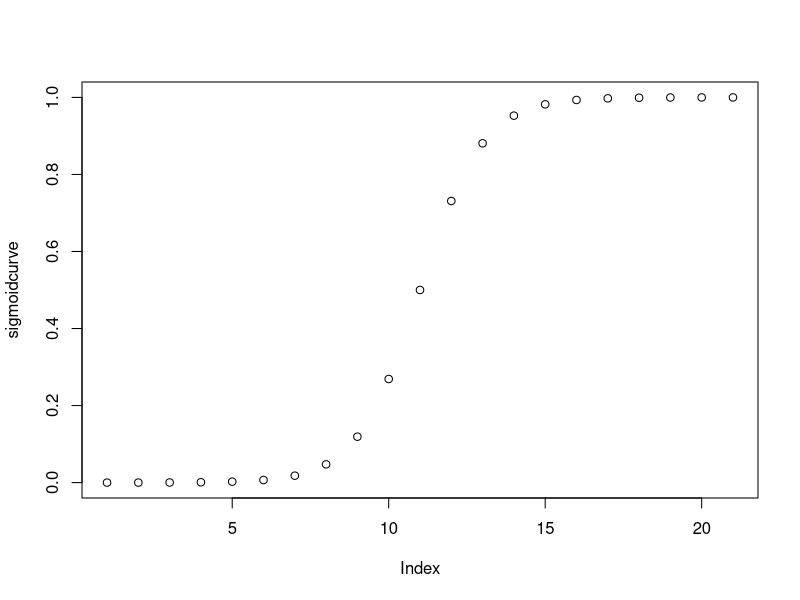

This figure's R source: (Note: this script raises an error after producing the figure.)
#source('load-mnist-data.R') # run this once, and then comment out to save processing time.

n.inputs <- 784 # The input images are 28x28, for a total of 784 pixels
n.hidden <- 60 # Number of hidden layer nodes. You can adjust this parameter once you get the network working.
n.output <- 10 # Number of output nodes. Needs to be 10. This is coarse coding the category--each node corresponds to a digit (0-9).
learning.rate <- 0.3# Learning rate parameter for backprop. You can adjust this.

# The full data set has 60,000 training examples and 10,000 test examples. Running the network on all of these
# can take several minutes at a minimum. To speed up development and testing, we'll randomly sample a subset
# of the training and testing examples for each epoch. We'll draw the sample from the full set of examples for 
# each epoch to avoid overfitting the network to a particular set of training examples.

epoch.train.size <- 100 # randomly sample this many training examples (max = 60,000)
epoch.test.size <- 50 # randomly sample this many test examples (max=10,000)

# This is the sigmoid activation function.
sigmoid.activation <- function(x){
  return(1 / (1+exp(-x)))
}

# Add some code to visualize the sigmoid activation function from x=-10 to x=10.

sigmoidcurve <- c()

count <- 1
for(var in -10:10) {
  sigmoidcurve[count] <- sigmoid.activation(var)
  count <- count + 1
}

plot(sigmoidcurve)

# Initializing the matrices to hold the connection weights.
# We'll create one matrix for the weights from the input to hidden layer, and another for the weights from the 
# hidden to output layer. (You could write more effecient code by merging these into the same variable, but
# this approach makes it a little bit easier to understand what is happening in the code).
# The weights are initialized to random numbers drawn from a normal distribution with mean=0 & sd=0.1.
input.to.hidden.weights  <- matrix(rnorm(n.inputs*n.hidden,mean=0,sd=0.1), nrow=n.inputs, ncol=n.hidden)
hidden.to.output.weights <- matrix(rnorm(n.hidden*n.output,mean=0,sd=0.1), nrow=n.hidden, ncol=n.output)

# Write the forward pass function for the network.
# The input parameter will be a vector that is n.inputs long.
# You should first calculate the activation of the hidden layer, and then calculate the activation
# of the output layer. We're going to need both sets of activations in the backprop method, so I've
# written the return() statement to return both hidden.layer and output.layer activations. Your
# job is to create the hidden.layer and output.layer variables in the appropriate way.
# Don't forget to use the sigmoid.activation function created above.

hidden.Activ <- c()
output.Activ <- c()

forward.pass <- function(input, inToHid, hidToOut){
  # print(input)
  # print(paste("sigmoid input: ", sigmoid.activation(input)))
  # sigIn <- sigmoid.activation(input)

  hidden.layer.activation <- c()

  count <- 1
  for(col in 1:ncol(inToHid)) {
     # allInputTotal <- 0
    # for(item in 1:nrow(input.to.hidden.weights)) {

    #   # print(paste("current weight: ",input.to.hidden.weights[item,col] ))
    #   # print(paste("Current input: ", input[count]))

    #   allInputTotal <- allInputTotal + input.to.hidden.weights[item,col] * input[count]
    #   # print(allInputTotal)
    #   count <- count + 1 
    # }

    allInputTotal <- inToHid[ ,col] * input

    allInputTotal <- sum(allInputTotal)

    hidden.Activ[col] <- sigmoid.activation(allInputTotal)

    # count <- 1
  }

  hidden.layer.activation <- hidden.Activ
    # print(hidden.layer.activation)
    # print('\n')


  # input.to.hidden.weights, hidden.to.output.weights
  # hidden.layer.activation <- signmoid.activation(input * input.to.hidden.weights)
  # print(hidden.layer.activation)
  output.layer.activation <- c()

  # hidden.layer.activationTemp <- sigmoid.activation(hidden.layer.activation)
  count <- 1
  for(h in 1:ncol(hidToOut)){
    # allInputTotal <- 0
    allInputTotal <- hidToOut[,h] * hidden.layer.activation

    allInputTotal <- sum(allInputTotal)

    output.Activ[h] <- sigmoid.activation(allInputTotal)
  }
    
  # print(paste("OUTPUT layer: ", output.layer.activation))

  output.layer.activation <- output.Activ
  # print(hidden.layer.activation)
  # output.layer.activation <-  as.vector(hidden.layer.activationTemp) * as.vector(hidden.to.output.weights)
  # output.layer.activation <- sigmoid.activation(output.layer.activation)
  return(list(hidden=hidden.layer.activation, output=output.layer.activation))
}

# Now we can write the backward pass, or the backprop function.
# The input will be a vector that is n.inputs long
# The output will be a vector that is n.output long
# Backprop is very similar to the delta rule, with a few modifications. In fact, the delta rule is 
# a special case of backprop. As a reminder, this is the Delta rule:
# change.in.weight.from.i.to.j = learning.rate * error.in.j * activation.of.i
# One piece of the delta rule that is commonly left out, and we did this in our example in class, is the 
# derivative of the activation function of node j. We left this out because we used the activation
# function output = x, so the derivative is 1 (The derivative describes the rate of change of output as 
# x changes. When output = x, a change of 1 in x will cause a corresponding change of 1 in output).
# However, now we are using the sigmoid activation function, so we need to include this derivative term again.
# The full delta rule is therefore:
# change.in.weight.from.i.to.j = learning.rate * error.in.j * derivative.of.activation.funtion.for.j.at.current.activation.level * activation.of.i
# This equation will describe all of the weight updates that we do in backprop. The only missing piece is how to get the error
# terms for the hidden layer units. We know the error for the output, but need to back-propogate this error to the hidden layer.
# I'll describe how this works below.

backprop <- function(input, target, input.to.hidden, hidden.to.output){
  
  # Step 1. Because we are going to modify the weights in stages, we need to create
  # copies of the weights so that we don't overwrite the original weights before we are
  # done with them. Really, all we need are matrices of the right size to hold the delta
  # (change in) weights, but we can get a matrix of the right size by copying the weight
  # matrices. We'll overwrite all the values before we are done.
  delta.hidden.to.output.weights <- hidden.to.output
  delta.input.to.hidden.weights <- input.to.hidden
  
  # Step 2. Calculate the forward pass on the network. This gets us the activity of the
  # hidden and output layers for a particular set of inputs.
  activations <- forward.pass(input, input.to.hidden, hidden.to.output)
  output.activation <- activations$output
  hidden.activation <- activations$hidden
  
  # Step 3. Find the error on the output units. We can find the error just like we did 
  # with the delta rule. Just subtract the actual output from the desired output.
  output.error <- target - output.activation
  # print(paste("error: ", output.error))
  
  # Step 4. We need to multiply the error for a node (an element in the output.error vector)
  # by the derivative of the activation function for the node. The activation function is the
  # sigmoid function: z = 1 / (1 + exp(-x)). The derivative of this function is z * (1 - z).
  # Calculate a "weighted" error in two steps:
  # 1) Find the derivative (slope) for each output node at the level of activation of that node.
  # 2) Multiple this by the node's error to get the weighted error.
  output.slope <- output.activation * (1 - output.activation)
  output.weighted.error <- output.error*output.slope
  
  # Step 5. Find the change in the hidden to output weights by applying the delta rule, using the
  # weighted error instead of the error.
  temp <- learning.rate * output.weighted.error
  for(o in 1:n.hidden){
    # output.weighted.error[o]
    delta.hidden.to.output.weights[o,] <- temp * hidden.activation[o]
  }
    # DELTA RULE
   # learning.rate * error.in.j * activation.of.i

  # Step 6. Now we need to "backpropogate" the error from the output nodes to the hidden nodes,
  # so that we can apply the delta rule to the hidden nodes. How much error should we assign to
  # each hidden node? It turns out that the right way to do this is to multiply the error by the
  # connection weight for each node. Each weight will have some error associated with it, and then
  # we sum up all the errors for each hidden node. This makes some intuitive sense. If a hidden node
  # is strongly connected to an output node, then it contributed a lot to the error of that node. If
  # a hidden node has almost no connection (weight near 0), then it contributed very little to the
  # error of the node.

  hidden.error <- c()
  for (var in 1:n.hidden) {
    hidden.error[var] <- sum(output.weighted.error * hidden.to.output.weights[var,])
  }
   
  
  # Step 7. Just like the output layer, we need to calculate the weighted error for the hidden nodes.
  hidden.slope <- hidden.activation * (1 - hidden.activation)
  hidden.weighted.error <- hidden.slope * hidden.error
  
  # Step 8. Apply the delta rule using the weighted errors.
  temp <- learning.rate * hidden.weighted.error
  for(h in 1:n.inputs){
    delta.input.to.hidden.weights[h,] <- temp  * input[h]
  }
  
  # Step 9. Change the actual weights by the delta amount.
  return(list(
    hidden.to.output.weights=hidden.to.output.weights + delta.hidden.to.output.weights,
    input.to.hidden.weights=input.to.hidden.weights + delta.input.to.hidden.weights
  ))
  
}

# This function takes an input vector and calculates the error of the output
# We can use this to track the progress of the network over time.
test.pattern <- function(input, target, x, y){
  activation <- forward.pass(input, x, y)
  rmse <- sqrt(mean((target-activation$output)^2))
  return(rmse)
}

# Write a function that returns TRUE if the node with the largest activation on the output layer
# is the same as the single node in the target vector that is equal to 1. Otherwise, it returns
# FALSE. This function represents the best guess of the network. We will use it to interpret the
# output of the network as an identification of the digit.
classification.correct <- function(input, target, inToHidden, hiddenToOut){

 

  # # print(target)
  forwardResult <- forward.pass(input, inToHidden, hiddenToOut)

  outputActiv <- forwardResult$output

  maxIndexOutput <- which(outputActiv == max(forwardResult$output))

  
  if ((maxIndexOutput == which(target == 1))) {
    # print("REACHED TRUE")
    return(TRUE)
  } else {
    return(FALSE)
  }

}

# This function runs a single epoch, based on the epoch.train.size and epoch.test.size parameters
# at the top of this file.
epoch <- function(epoch.train.size, epoch.test.size, input.to.hidden.w, hidden.to.output.w){
  for(t in sample(60000, epoch.train.size)){
    weights <- backprop(trainData[t,], trainLabels[t,], input.to.hidden.w, hidden.to.output.w)
    input.to.hidden.weights <- weights$input.to.hidden.w
    hidden.to.output.weights <- weights$hidden.to.output.w
  }
  error <- 0
  classification.acc <- 0
  for(t in sample(10000, epoch.test.size)){
    error <- error + test.pattern(testData[t,], testLabels[t,], input.to.hidden.w, hidden.to.output.w)
    classification.acc <- classification.acc + classification.correct(testData[t,], testLabels[t,], input.to.hidden.w, hidden.to.output.w)
  }
  classification.acc <- classification.acc / epoch.test.size
  return(list(error=error, classification.accuracy=classification.acc,input.to.hidden.weights=input.to.hidden.weights,hidden.to.output.weights=hidden.to.output.weights))
}

# Run a batch of epochs
batch <- function(epochs){
  input.to.hidden.weights  <- matrix(rnorm(n.inputs*n.hidden,mean=0,sd=0.1), nrow=n.inputs, ncol=n.hidden)
  hidden.to.output.weights <- matrix(rnorm(n.hidden*n.output,mean=0,sd=0.1), nrow=n.hidden, ncol=n.output)
  errors <- numeric(epochs)
  classifications <- numeric(epochs)
  pb <- txtProgressBar(min=0, max=epochs, style=4) 
  for(i in 1:epochs){
    result <- epoch(epoch.train.size, epoch.test.size, input.to.hidden.weights, hidden.to.output.weights)
    errors[i] <- result$error
    classifications[i] <- result$classification.accuracy
    input.to.hidden.weights <- result$input.to.hidden.weights
    hidden.to.output.weights <- result$hidden.to.output.weights
    setTxtProgressBar(pb, i)
  }
  return(data.frame(epoch=1:epochs, error=errors, accuracy=classifications))
}

# Uncomment these lines when you are ready to test the code.
result <- batch(300)  # 300 epochs should be enough to reach >80% accuracy.
plot(result$accuracy) # plot the accuracy of the network over training (should increase).
plot(result$error) # plot the error at the output layer over time (should decrease)

